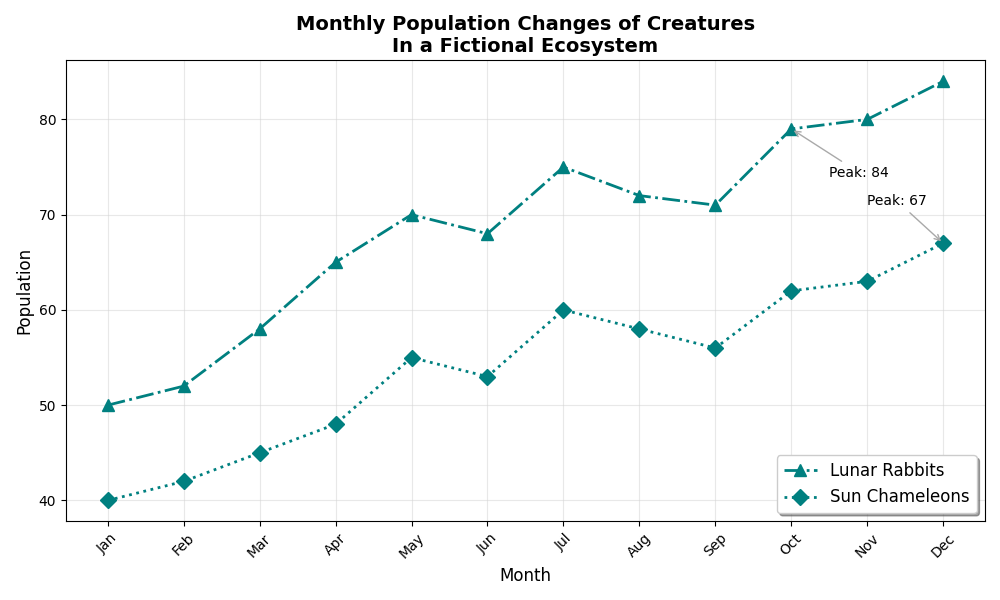

The script that drew this image:
import matplotlib.pyplot as plt
import numpy as np

months = np.arange(1, 13)
lunar_rabbits_population = [50, 52, 58, 65, 70, 68, 75, 72, 71, 79, 80, 84]
sun_chameleons_population = [40, 42, 45, 48, 55, 53, 60, 58, 56, 62, 63, 67]

fig, ax = plt.subplots(figsize=(10, 6))

# Apply a single color consistently across all data groups
color = 'teal'
ax.plot(months, lunar_rabbits_population, marker='^', linestyle='-.', color=color, linewidth=2, markersize=8, label='Lunar Rabbits')
ax.plot(months, sun_chameleons_population, marker='D', linestyle=':', color=color, linewidth=2, markersize=8, label='Sun Chameleons')

# Annotate peak populations
ax.annotate(f'Peak: {max(lunar_rabbits_population)}', xy=(10, 79),
            xytext=(10.5, 74), arrowprops=dict(arrowstyle='->', color='darkgray'))
ax.annotate(f'Peak: {max(sun_chameleons_population)}', xy=(12, 67),
            xytext=(11, 71), arrowprops=dict(arrowstyle='->', color='darkgray'))

# Titles, labels
ax.set_title('Monthly Population Changes of Creatures\nIn a Fictional Ecosystem', fontsize=14, fontweight='bold')
ax.set_xlabel('Month', fontsize=12)
ax.set_ylabel('Population', fontsize=12)

# Grid style
ax.grid(True, linestyle='-', alpha=0.5, color='lightgray')

# Legend
ax.legend(loc='lower right', fontsize=12, shadow=True)

# Customized x-axis ticks
ax.set_xticks(months)
ax.set_xticklabels(['Jan', 'Feb', 'Mar', 'Apr', 'May', 'Jun', 'Jul', 'Aug', 'Sep', 'Oct', 'Nov', 'Dec'], rotation=45, ha='center')

plt.tight_layout()
plt.show()
